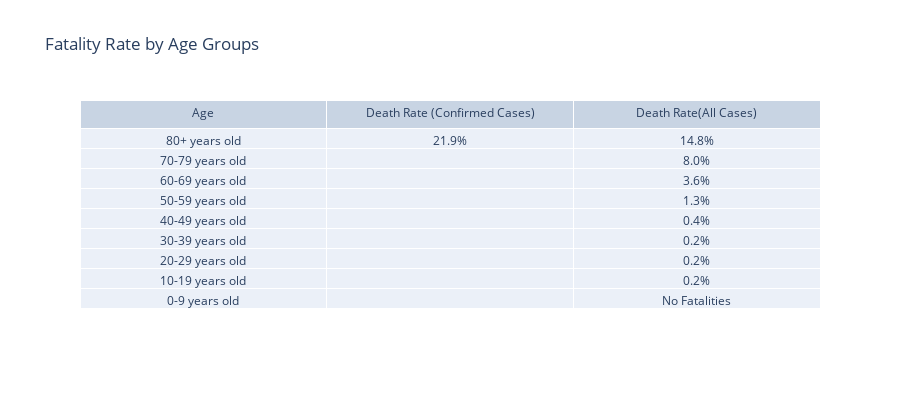

The code cell stored with this chart in its notebook:
### Markdown cell above
# Age, Gender and Comorbidities

### Code cell
# Mortality Rate by age categories
age_cats = ['80+ years old', '70-79 years old', '60-69 years old', '50-59 years old', '40-49 years old',
           '30-39 years old', '20-29 years old', '10-19 years old', '0-9 years old']
deaths_confirmed = ['21.9%']
deaths_all = ['14.8%', '8.0%', '3.6%', '1.3%', '0.4%', '0.2%', '0.2%', '0.2%', 'No Fatalities']

fig = go.Figure(data=[go.Table(header=dict(values=['Age', 'Death Rate (Confirmed Cases)', 'Death Rate(All Cases)']),
                 cells=dict(values=[age_cats, deaths_confirmed, deaths_all]))
                     ])

fig.update_layout(
    title='Fatality Rate by Age Groups')
fig.update_layout(height=400)
fig.show()

### Figure 1 — Plotly figure (JSON) as saved in the notebook; plotly's stock layout.template omitted (floating-point values rounded to 4 significant figures)
{"data": [{"cells": {"values": [["80+ years old", "70-79 years old", "60-69 years old", "50-59 years old", "40-49 years old", "30-39 years old", "20-29 years old", "10-19 years old", "0-9 years old"], ["21.9%"], ["14.8%", "8.0%", "3.6%", "1.3%", "0.4%", "0.2%", "0.2%", "0.2%", "No Fatalities"]]}, "header": {"values": ["Age", "Death Rate (Confirmed Cases)", "Death Rate(All Cases)"]}, "type": "table"}], "layout": {"height": 400, "title": {"text": "Fatality Rate by Age Groups"}}}
